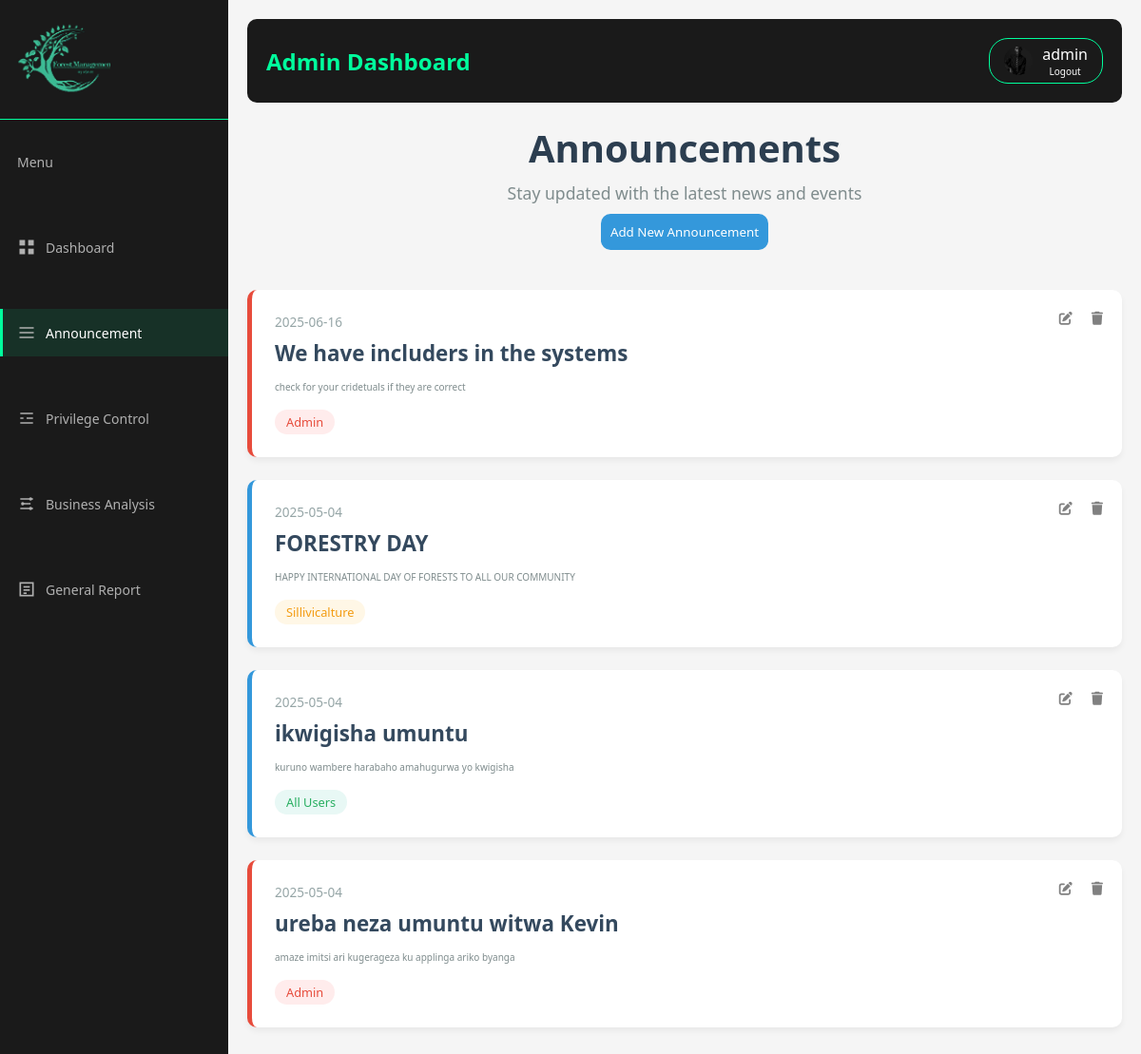
The page /admin/pages/announcement.php (signed in) on the database its author committed.
### tables this page shows
CREATE TABLE `users` (
  `id` int(11) NOT NULL,
  `name` varchar(255) DEFAULT NULL,
  `password` varchar(255) DEFAULT NULL,
  `role` varchar(100) DEFAULT NULL,
  `email` varchar(255) DEFAULT NULL,
  `status` varchar(50) DEFAULT 'active',
  `image` text DEFAULT NULL,
  `phone` varchar(20) DEFAULT NULL,
  `date` datetime DEFAULT NULL
);

CREATE TABLE `announcements` (
  `an_id` int(11) NOT NULL,
  `title` varchar(500) DEFAULT NULL,
  `type` varchar(100) DEFAULT NULL,
  `date` date DEFAULT NULL,
  `content` text DEFAULT NULL
);

### admin/pages/announcement.php (the view, shortened to what this page needs)
<?php
include '../../database/connection.php';
?>
<!DOCTYPE html>
<html lang="en">
<head>
    <link rel="stylesheet" href="../css/style.css">
    <link rel="stylesheet" href="../css/\admin.css">
    <link rel="stylesheet" href="https://cdnjs.cloudflare.com/ajax/libs/font-awesome/6.4.0/css/all.min.css">
</head>
<body>
    <?php
    include '../menu/menu.php';
    ?>
    <div class="main-content">
        <?php include '../header/header.php'; ?>
        <div>
            <div class="announcements-container">
                <div class="announcements-header">
                    <div class="left">
                        <h1>Announcements </h1>
                        <p>Stay updated with the latest news and events</p>
                    </div>
                    <div class="right">
                        <a href="add-announcement.php"><button>Add New Announcement</button></a>
                    </div>
                </div>
                <ul class="announcements-list">
                    <?php
                    $select_data = $pdo->query("SELECT * FROM announcements ORDER BY date DESC");
                    while ($row = $select_data->fetch(PDO::FETCH_ASSOC)) {
                        if ($row['type'] == 'admin') {
                    ?>
                            <li class="announcement-item urgent">
                                <span class="announcement-date"><?php echo $row['date']; ?></span>
                                <h3 class="announcement-title"><?php echo $row['title']; ?></h3>
                                <p class="announcement-content"><?php echo $row['content']; ?></p>
                                <span class="announcement-tag tag-urgent">Admin</span>
                                <div class="action-buttons">
                                    <a href="edit-announcement.php?id=<?php echo $row['an_id']; ?>">
                                        <button class="action-btn update-btn"><i class="fa-solid fa-pen-to-square"></i></button>
                                    </a>
                                    <button class="action-btn delete-btn" onclick="showDeleteConfirmation(<?php echo $row['an_id']; ?>)">
                                        <i class="fa-solid fa-trash"></i>
                                    </button>
                                </div>
                            </li>
                        <?php } else if ($row['type'] == 'Siliculture') { ?>
                            <li class="announcement-item">
                                <span class="announcement-date"><?php echo $row['date']; ?></span>
                                <h3 class="announcement-title"><?php echo $row['title']; ?></h3>
                                <p class="announcement-content"><?php echo $row['content']; ?></p>
                                <span class="announcement-tag tag-info">Sillivicalture</span>
                                <div class="action-buttons">
                                    <a href="edit-announcement.php?id=<?php echo $row['an_id']; ?>">
                                    <button class="action-btn update-btn"><i class="fa-solid fa-pen-to-square"></i></button>
                                    </a>
                                    <button class="action-btn delete-btn" onclick="showDeleteConfirmation(<?php echo $row['an_id']; ?>)">
                                        <i class="fa-solid fa-trash"></i>
                                    </button>
                                </div>
                            </li>
                    <?php } else if ($row['type'] == 'All') { ?>
                            <li class="announcement-item">
                                <span class="announcement-date"><?php echo $row['date']; ?></span>
                                <h3 class="announcement-title"><?php echo $row['title']; ?></h3>
                                <p class="announcement-content"><?php echo $row['content']; ?></p>
                                <span class="announcement-tag tag-event">All Users</span>
                                <div class="action-buttons">
                                    <a href="edit-announcement.php?id=<?php echo $row['an_id']; ?>">
                                        <button class="action-btn update-btn"><i class="fa-solid fa-pen-to-square"></i></button>
                                    </a>
                                    <button class="action-btn delete-btn" onclick="showDeleteConfirmation(<?php echo $row['an_id']; ?>)">
                                        <i class="fa-solid fa-trash"></i>
                                    </button>
                                </div>
                            </li>
                    <?php
                        }
                    }
                    ?>
                </ul>
            </div>
        </div>
    </div>
</body>
</html>

### admin/header/header.php (shortened to what this page needs)
<!DOCTYPE html>
<html lang="en">
<head>
    <link rel="stylesheet" href="https://cdnjs.cloudflare.com/ajax/libs/font-awesome/4.7.0/css/font-awesome.min.css">
</head>
<body>
    <?php
    $id = $_SESSION['user_id'] ?? null;
    $select = $pdo->prepare("SELECT * FROM users WHERE id = ?");
    $select->execute([$id]);
    $user = $select->fetch(PDO::FETCH_ASSOC);
    $username = $user['name'];
    $profile_picture = $user['image'] ?? 'default-avatar.png';
    ?>
    <div class="header">
        <div class="dashboard-title">Admin Dashboard</div>
        <div class="user-profile" id="userProfile">
            <div class="user-avatar"> <img src="../backend/uploads/<?php echo $profile_picture; ?>" alt=""> </div>
            <div class="user-name user-align"><?php echo $username; ?> <p>Logout </p> </div>
        </div>
    </div>
</body>
</html>

### admin/css/style.css (style rules this page uses)
* { margin: 0; padding: 0; box-sizing: border-box; font-family: Arial, sans-serif; }
body { background-color: #f5f5f5; display: flex; }
.main-content { flex-grow: 1; padding: 20px; display: flex; flex-direction: column; gap: 20px; background: #f5f5f5; width: 80%; height: 100vh; overflow-y: auto; }
.header { background-color: #1a1a1a; border-radius: 10px; padding: 20px; display: flex; justify-content: space-between; align-items: center; width: 100%; }
.dashboard-title { color: #00ff9d; font-size: 24px; font-weight: bold; }
.user-profile { display: flex; align-items: center; gap: 10px; border:1px solid #00ff9d; height: 3rem; padding: 8px 15px; border-radius: 20px; cursor: pointer; }
.user-avatar { color: #1a1a1a; width: 30px; height: 30px; border-radius: 50%; display: flex; align-items: center; justify-content: center; font-weight: bold; font-size: 12px; }
.user-name { color: white; }

### admin/css/admin.css (style rules this page uses)
.announcements-container { width: 100%; }
.announcements-header { text-align: center; margin-bottom: 2rem; }
.announcements-header h1 { color: #2c3e50; font-size: 2.5rem; margin-bottom: 0.5rem; }
.announcements-header p { color: #7f8c8d; font-size: 1.1rem; }
.announcements-list { list-style-type: none; }
.announcement-item { background-color: white; border-radius: 10px; box-shadow: 0 4px 6px rgba(0, 0, 0, 0.05); padding: 1.5rem; margin-bottom: 1.5rem; transition: transform 0.3s ease, box-shadow 0.3s ease; border-left: 5px solid #3498db; }
.announcement-item.urgent { border-left-color: #e74c3c; }
.announcement-date { font-size: 0.85rem; color: #95a5a6; margin-bottom: 0.5rem; display: block; }
.announcement-title { font-size: 1.4rem; color: #34495e; margin-bottom: 0.75rem; font-weight: 600; }
.announcement-content { color: #7f8c8d; line-height: 1.6; margin-bottom: 1rem; }
.announcement-tag { display: inline-block; padding: 0.25rem 0.75rem; border-radius: 50px; font-size: 0.8rem; font-weight: 500; margin-right: 0.5rem; }
.tag-urgent { background-color: #ffecec; color: #e74c3c; }
.tag-event { background-color: #e8f8f5; color: #27ae60; }
.tag-info { background-color: #fff7e6; color: #f39c12; }

### admin/pages/announcement.php (style rules this page uses)
.announcements-header button { padding: 10px; margin: 10px; border: none; background: #3498db; color: #fff; border-radius: 10px; cursor: pointer; }
.announcement-item { position: relative; }
.action-buttons { position: absolute; top: 15px; right: 15px; display: flex; gap: 10px; }
.action-btn { color: grey; border: none; background: none; padding: 5px; cursor: pointer; font-size: 14px; transition: color 0.2s; }

### admin/header/header.php (style rules this page uses)
* { margin: 0; padding: 0; box-sizing: border-box; font-family: 'Segoe UI', Tahoma, Geneva, Verdana, sans-serif; }
body { background-color: #f5f7fa; }
.user-align { display: flex; flex-direction: column; align-items: center; }
p { font-size: 10px; }
.user-avatar { overflow: hidden; object-fit: cover; }
.user-avatar img { width: 50px; height: 50px; border-radius: 50%; object-fit: cover; }

### rows shown on the page
users: image (picture), name "admin"
announcements: date "2025-06-16", title "We have includers in the systems", content "check for your cridetuals if they are correct"
announcements: date "2025-05-04", title "FORESTRY DAY", content "HAPPY INTERNATIONAL DAY OF FORESTS TO ALL OUR COMMUNITY"
announcements: date "2025-05-04", title "ikwigisha umuntu", content "kuruno wambere harabaho amahugurwa yo kwigisha"
announcements: date "2025-05-04", title "ureba neza umuntu witwa Kevin", content "amaze imitsi ari kugerageza ku applinga ariko byanga"
